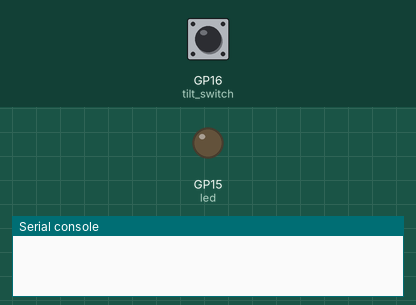
Bench run of a program on a simulated Raspberry Pi Pico running MicroPython. On the bench: output pins drawn as LEDs (lit = HIGH), the last lines printed to the serial console. Inputs (shaded band) come from the test bench; at power-on: GP16 (tilt_switch) HIGH.

Above: at 0.1 s.
At 1.1 s:
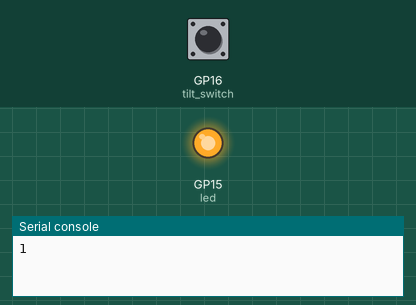
Timing chart, 0 to 2.6 s (numbered marks = the images above):
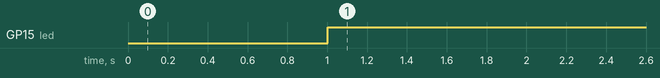

The program:

main.py
```python
from machine import Pin
from machine import Timer


led = Pin(15,Pin.OUT)
tilt_switch = Pin(16, Pin.IN, Pin.PULL_UP) # 上接電阻

def check_tilt(t:Timer):
    tilt_value = tilt_switch.value()
    print(tilt_value)
    led.value(tilt_value)


time1 = Timer()
time1.init(period=1000, mode=Timer.PERIODIC, callback=check_tilt)
```

Measured:
- by itself, GP15 (led): LOW → HIGH at 1.0 s
